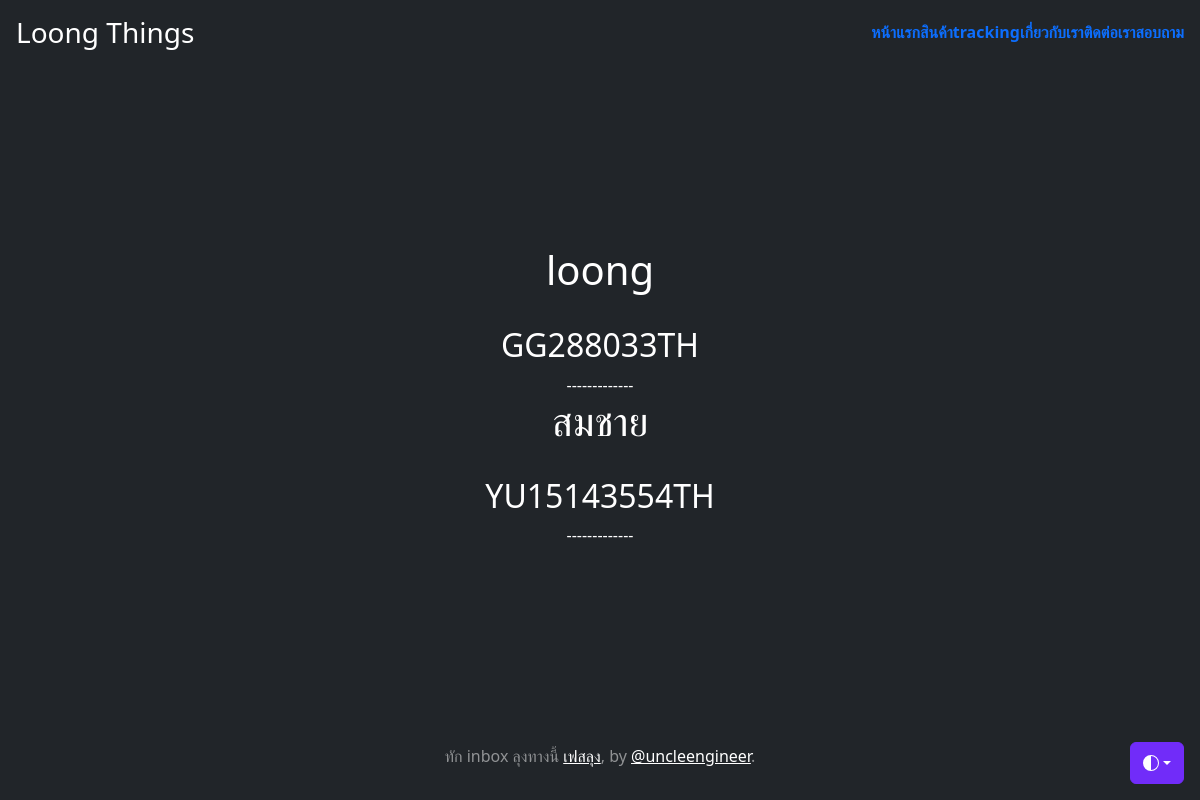
The page /tracking on the database its author committed.
### myapp/models.py (models this page shows, shortened)
class Tracking(models.Model):
    name = models.CharField(max_length=100)
    tel = models.CharField(max_length=100)
    tracking = models.CharField(max_length=100,null=True,blank=True)
    other = models.TextField(null=True,blank=True)

### myapp/views.py (the view)
# urls.py: path('tracking', TrackingPage, name='tracking'),
def TrackingPage(request):
    tracks = Tracking.objects.all() # objects.filter(name='สมชาย')
    context = {'tracks':tracks}
    return render(request,'myapp/tracking.html',context)

### myapp/templates/myapp/tracking.html
{% extends 'myapp/base.html' %}
{% block content %}
{% for t in tracks %}
    {% if t.tracking %}
        <h1>{{t.name}}</h1><br>
        <h2>{{t.tracking}}</h2>
    {% else %}
        <h1>{{t.name}}</h1>
        <h2>ยังไม่เริ่มจัดส่งสินค้า</h2>
    {% endif %}
    -------------
{% endfor %}
{% endblock content %}

### rows shown on the page
Tracking: name "loong", tracking "GG288033TH"
Tracking: name "สมชาย", tracking "YU15143554TH"
